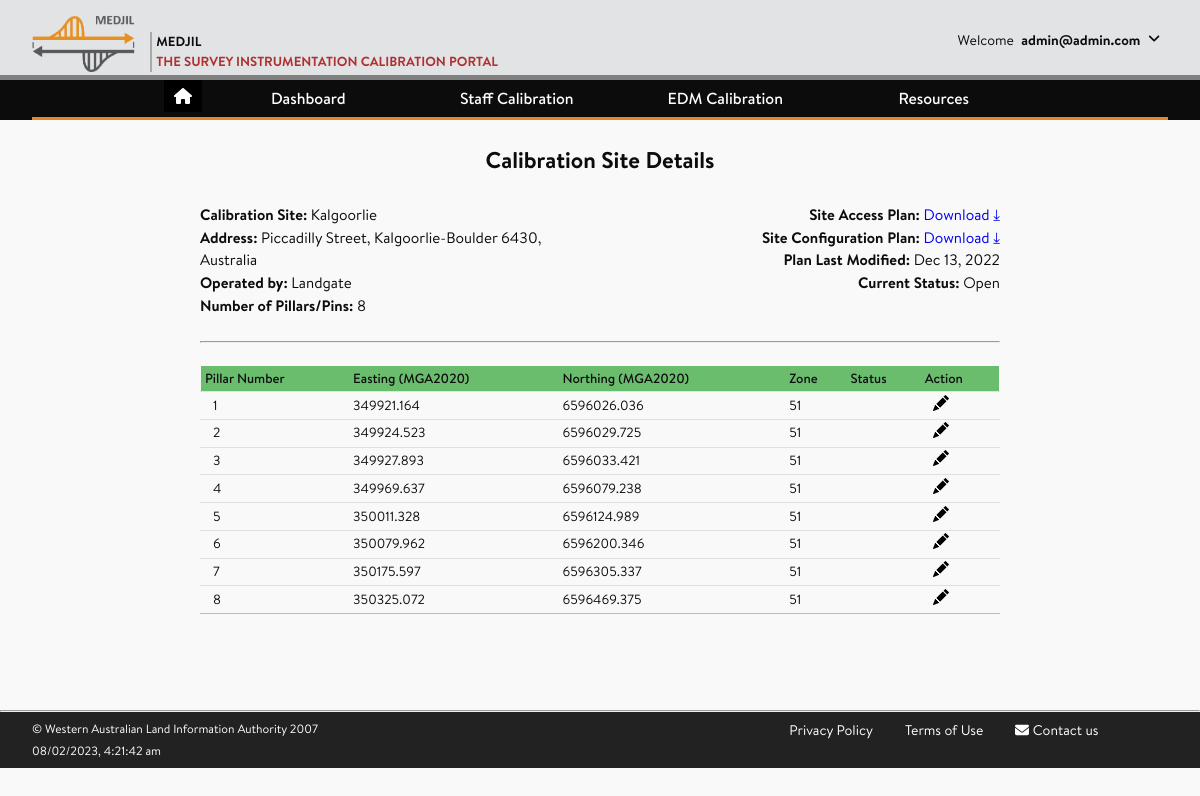
The page /calibrationsites/site/5/view/ (signed in) on the database its author committed.
### accounts/models.py (models this page shows, shortened)
class CustomUser(AbstractUser):
    company = models.ForeignKey(
                                Company,
                                on_delete = models.SET_NULL,
                                blank = True,
                                null = True,
    )
    username = None
    email = LowerCaseEmailField(_('email address'),
                                max_length = 150,
                                unique=True,
                                error_messages = {
                                    'unique': _("The user with that email address already exists.")
                                })
    USERNAME_FIELD = 'email'
    REQUIRED_FIELDS = []
    objects = CustomUserManager()

class Company(models.Model):
    company_name = models.CharField(max_length=200, unique=True)
    company_abbrev = models.CharField(max_length=20)
    class Meta:
        ordering = ['company_name']
    def __str__(self):
        return self.company_name

### calibrationsites/models.py (models this page shows, shortened)
class CalibrationSite(models.Model):
    site_types = (
                (None, '--- Select Type ---'),
                ('baseline','EDM Calibration Baseline'),
                ('staff_lab', 'Staff Calibration Laboratory'),
                ('staff_range','Staff Calibration Range'),
                )
    site_type = models.CharField(max_length=20,
                                choices=site_types,
                                null=True,
                                blank=True,
                                verbose_name = 'Site Type')
    site_name = models.CharField(max_length=100,
                                    help_text = "Name for the Calibration Site",
                                    unique = True,
                                    verbose_name = 'Site Name')
    site_address = models.CharField(max_length=100,
                                        null = True,
                                        help_text = "Address for the Calibration Site, e.g., Kent Street, Curtin University",
                                        verbose_name = 'Site Address')
    country = models.ForeignKey(Country, on_delete=models.SET_NULL, null=True,
                                    help_text = "Add/select a Country",
                                    verbose_name = 'Country',
                                    )
    state = models.ForeignKey(State, on_delete=models.SET_NULL, null=True,
                                    help_text = "Add/select a State/Region",
                                    verbose_name = 'State/Region',
                                    )
    locality = models.ForeignKey(Locality, on_delete=models.SET_NULL, null=True,
                                    help_text = "Add/select the location of Site",
                                    verbose_name = 'Locality/Suburb',
                                    )
    no_of_pillars = models.IntegerField(null = True, blank=True,
                                        help_text = "Enter the number of pins or baseline pillars, if applicable",
                                        verbose_name = 'Number of Pillars/Pins')
    operator = models.ForeignKey(Company, on_delete=models.RESTRICT, null=True, blank=True,
                                    help_text = "Select the site operator",
                                    verbose_name = 'Authority',
                                    )
    description = models.TextField(blank=True, null=True)
    site_access = models.FileField(upload_to = get_upload_to_location,
                                        null=True,
                                        help_text = "Upload a pdf diagram showing an access to the location",
                                        verbose_name= 'Access Summary')
    site_config = models.FileField(upload_to = get_upload_to_location,
                                        null=True,
                                        help_text = "Upload a pdf diagram showing the location of pins or pillars",
                                        verbose_name= 'Site Configuration')
    uploaded_on = models.DateTimeField(auto_now_add=True, null=True)
    modified_on = models.DateTimeField(auto_now=True, null=True)

class Locality(models.Model):
    country = models.ForeignKey(Country, on_delete=models.SET_NULL, null=True, blank=True)
    state = models.ForeignKey(State, on_delete=models.SET_NULL, null=True, blank=True)
    name = models.CharField(max_length=40,
                            help_text = "Enter locality or suburb name, e.g., Boya",
                            verbose_name = 'Locality/Suburb')
    postcode =  models.IntegerField(null=True,
                                    help_text = "Enter Postal Code, e.g., 6056",
                                    verbose_name = 'Post Code')
    class Meta:
        unique_together = ('state','name')
    def __str__(self):
        return f'{self.name} {self.postcode}'

class Country(models.Model):
    name = models.CharField(max_length=40, unique=True,
                            help_text = "Enter the full name of Country, e.g, Australia",)
    def __str__(self):
        return self.name

class Pillar(models.Model):
    site_id = models.ForeignKey(CalibrationSite,
                 on_delete = models.CASCADE, null = False,
                 verbose_name = 'Site Name')
    name = models.CharField(max_length=25,
                            help_text="e.g., 1",
                            verbose_name= 'Pillar/Pin No')
    order = models.CharField(max_length=25,
                            blank = True,
                            verbose_name= 'formatted name')
    easting = models.DecimalField(null=True, blank=True,
                            max_digits=9,
                            decimal_places=3,
                            verbose_name = 'Easting [m]',
                            validators=[MinValueValidator(300000), MaxValueValidator(900000)],
                            help_text="MGA2020- e.g., 395006.085")
    northing = models.DecimalField(null=True, blank=True,
                            max_digits=10,
                            decimal_places=3,
                            verbose_name = 'Northing [m]',
                            validators=[MinValueValidator(3000000), MaxValueValidator(10000000)],
                            help_text="MGA2020- e.g., 6458541.334")
    zone = models.PositiveSmallIntegerField(null=True, blank=True,
                            validators=[MinValueValidator(1), MaxValueValidator(60)],
                            help_text = "Grid Zone")
    class Meta:
        ordering = ['site_id','order']
        unique_together = ('site_id','name',)

### calibrationsites/views.py (the view)
# urls.py: path('site/<int:id>/view/', views.site_detailed_view, name = 'site-detail'),
@login_required(login_url="/accounts/login")
def site_detailed_view(request, id):
    site = get_object_or_404(CalibrationSite, id = id)
    pillars = Pillar.objects.filter(site_id=site)
    return render(request,
                    'calibrationsites/site_detail.html',
                    context = {'site': site,
                                'pillars': pillars})

### calibrationsites/templates/calibrationsites/site_detail.html (shortened to what this page needs)
{% extends 'base_generic.html' %}
{% load static %}
{% block content %}
<article>
		<br>
    <h2 class="text-center">Calibration Site Details</h2>
    <div class="post-content">
        <div>
            <div class="flexbox-container_IB">
                <div class="flexbox-item_400_IB flexbox-item-left_IB">
                	  <br><strong>Calibration Site: </strong>{{ site.site_name }}
                    <br><strong>Address: </strong>{{ site.site_address }}, {{ site.locality }}, {{ site.country }}
                    <br><strong>Operated by: </strong> {{ site.operator }}
                    <br><strong>Number of Pillars/Pins: </strong> {{ site.no_of_pillars|floatformat:0 }}
                </div>
                <div class="flexbox-item_400_IB flexbox-item-right_IB">
                    <br><strong>Site Access Plan: </strong> <a href="{{ site.site_access.url }}" target="__blank">Download &#10515</a>
                    <br><strong>Site Configuration Plan: </strong> <a href="{{ site.site_config.url }}" target="__blank">Download &#10515</a>
                    <br><strong>Plan Last Modified: </strong>{{ site.modified_on|date:"M d, Y" }}
                    <br><strong>Current Status: </strong>Open
                </div>
            </div>
            <br>
            <div class="flexbox-container_IB">
                <div class="flexbox-item_800_IB  flexbox-item-left_IB">
                    <hr>
                </div>
            </div>
        </div>
        <br>
        <div>
            {% if site.no_of_pillars %}
                <table style="margin-left:auto;margin-right:auto;font-size:10.0pt;width:800px;">
                    {% if site.site_type == 'staff_range' %}
                        <tr>
                            <th>Pin Number</th>
                            <th>Status</th>
                            <th>Action</th>
                        </tr>
                        {% for pillar in pillars %}
                            <tr>
                                <td class="pxl-3">{{ pillar.name }}</td>
                                <td>{{ site.status }}</td>
                                <td>
                                    <a class="svg-icon edit" href="/calibrationsites/each_pillar_update/{{site.id}}/{{pillar.name}}" target="_blank" onclick="return showAddPopup(this);" id="update_pillar">
                                        <svg xmlns="http://www.w3.org/2000/svg" width="16" height="16" fill="#000" class="bi bi-pencil-fill" id = "edit-view" viewBox="0 0 16 16">
                                            <path d="M12.854.146a.5.5 0 0 0-.707 0L10.5 1.793 14.207 5.5l1.647-1.646a.5.5 0 0 0 0-.708l-3-3zm.646 6.061L9.793 2.5 3.293 9H3.5a.5.5 0 0 1 .5.5v.5h.5a.5.5 0 0 1 .5.5v.5h.5a.5.5 0 0 1 .5.5v.5h.5a.5.5 0 0 1 .5.5v.207l6.5-6.5zm-7.468 7.468A.5.5 0 0 1 6 13.5V13h-.5a.5.5 0 0 1-.5-.5V12h-.5a.5.5 0 0 1-.5-.5V11h-.5a.5.5 0 0 1-.5-.5V10h-.5a.499.499 0 0 1-.175-.032l-.179.178a.5.5 0 0 0-.11.168l-2 5a.5.5 0 0 0 .65.65l5-2a.5.5 0 0 0 .168-.11l.178-.178z"/>
                                        </svg>
                                    </a>
                            </tr>
                        {% endfor %}
                    {% elif site.site_type == 'baseline' %}
                        <tr>
                            <th>Pillar Number</th>
                            <th>Easting (MGA2020)</th>
                            <th>Northing (MGA2020)</th>
                            <th>Zone</th>
                            <th>Status</th>
                            <th>Action</th>
                        </tr>
                        {% for pillar in pillars %}
                            <tr>
                                <td class="pxl-3">{{ pillar.name }}</td>
                                <td>{{ pillar.easting }}</td>
                                <td>{{ pillar.northing }}</td>
                                <td>{{ pillar.zone }}</td>
                                <td>{{ site.status }}</td>
                                <td>
                                    <a class="svg-icon edit" href="/calibrationsites/each_pillar_update/{{site.id}}/{{pillar.name}}" target="_blank" onclick="return showAddPopup(this);" id="update_pillar">
                                    </a>
                                </td>
                            </tr>
                        {% endfor %}
                    {% endif %}
                </table>
            {% else %}
                <p>There are no pillars recorded for this Site. Click <a href="{% url 'calibrationsites:pillar-create' site.id %}">here</a> to register the pillars</p>
            {% endif %}
        </div>
    </div>
</article>
{% endblock %}

### templates/base_generic.html (shortened to what this page needs)
{% load static %}
<!DOCTYPE html>
<html lang="en">
<head>
    <link rel="stylesheet" href="https://cdnjs.cloudflare.com/ajax/libs/font-awesome/6.2.0/css/all.min.css" />
    <link rel="stylesheet" href="{% static 'main.css' %}">
    <link rel="stylesheet" href="{% static 'fonts/stylesheet.css' %}">
    <link rel="stylesheet" href="{% static 'style_ib.css' %}">
</head>
<body>
    <div class="page-wrap">
    <header class="page-header">
        <div class="wrapper">
            <div class="header-wrapper">
                <a class="header-logo" href="{% url 'home' %}">
                    <img src="{% static 'logo.png' %}" alt="Medjil">
                    <p>
                        <span>Medjil</span>
                        <span>The Survey Instrumentation Calibration Portal</span>
                    </p>
                </a>
                <div class="header-userinfo">
                        <div>
                            <span>Welcome</span>
                                {% if user.is_authenticated %}
                                    {% if not user.first_name %}
                                        <span><strong> {{ user.email }}</strong></span>
                                    {% else %}
                                        <span><strong>{{ user.first_name }}</strong></span>
                                    {% endif %}
                                {% endif %}
                                <span>
                                    <a href="#" id="header-toggle"><i class="fas fa-angle-down rotate" aria-hidden="true"></i></a>
                                </span>
                        </div>
                </div>
            </div>
        </div>
    </header>
    <nav class="page-nav">
        <div class="wrapper">
            <ul class="nav-links">
            		<li>
            				<ul>
            						<button class="btn_home"><a href="{% url 'home' %}"><i class="fa fa-home"></i></a></button>
            				</ul>
            		</li>
                <li class="nav-item has-subnav"><a tabindex="0">Dashboard</a>
                </li>
                <li class="nav-item has-subnav"><a tabindex="0">Staff Calibration</a>
                </li>
                <li class="nav-item has-subnav"><a tabindex="0">EDM Calibration </a>
                </li>
                <li class="nav-item has-subnav"><a tabindex="0">Resources</a>
                </li>
            </ul>
        </div>
    </nav>
    <main class="page-content">
        <div class="wrapper">
            {% block content %}
            {% endblock content %}
        </div>
    </main>
    <hr>
    <footer class="page-footer">
        <div class="wrapper">
            <div class="footer-row3">
                <div class="policy-col-1">
                    <a href="{% url 'terms' %}">Privacy Policy</a>
                    <a href="{% url 'terms' %}">Terms of Use</a>
                    <a href="mailto:geodesy@landgate.wa.gov.au"><i class="fas fa-envelope"></i> <span>Contact us</span></a>
                </div>
                <div class="policy-col-2">
                      <p>&#169; Western Australian Land Information Authority 2007</p>
                      <span id="current_time"></span>
                </div>
            </div>
        </div>
    </footer>
</body>
</html>

### assets/style_ib.css (style rules this page uses)
.flexbox-container_IB { display: flex; justify-content: center; }
.flexbox-item_400_IB { width: 400px; align-items: center; }
.flexbox-item_800_IB { width: 800px; align-items: center; }
.flexbox-item-left_IB { text-align: left; }
.flexbox-item-right_IB { text-align: right; }
.btn_home { background-color: Black; border: none; color: White; cursor: pointer; }

### rows shown on the page
CustomUser: email "admin@admin.com"
CalibrationSite: site_name "Kalgoorlie", site_address "Piccadilly Street", locality "Kalgoorlie-Boulder 6430", country "Australia", operator "Landgate", no_of_pillars "8", modified_on "Dec 13, 2022"
Pillar: name "1", easting "349921.164", northing "6596026.036", zone "51"
Pillar: name "2", easting "349924.523", northing "6596029.725", zone "51"
Pillar: name "3", easting "349927.893", northing "6596033.421", zone "51"
Pillar: name "4", easting "349969.637", northing "6596079.238", zone "51"
Pillar: name "5", easting "350011.328", northing "6596124.989", zone "51"
Pillar: name "6", easting "350079.962", northing "6596200.346", zone "51"
Pillar: name "7", easting "350175.597", northing "6596305.337", zone "51"
Pillar: name "8", easting "350325.072", northing "6596469.375", zone "51"
